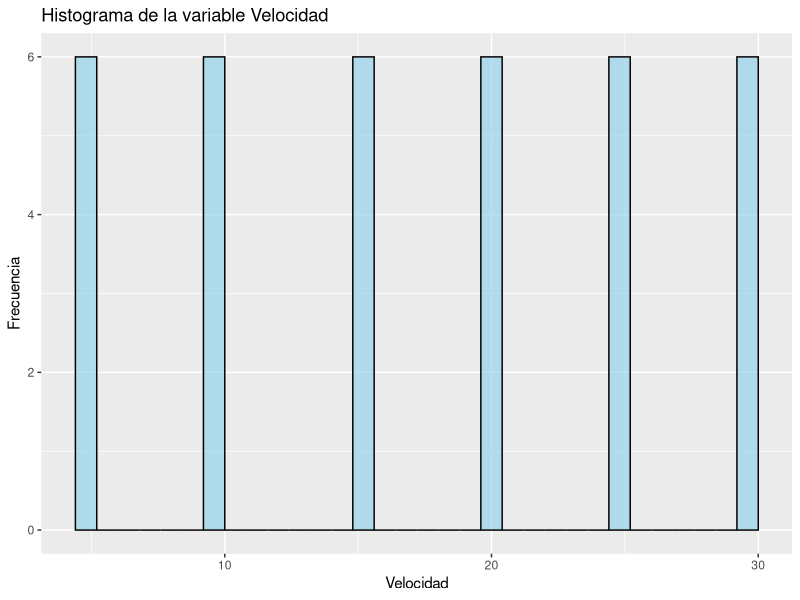
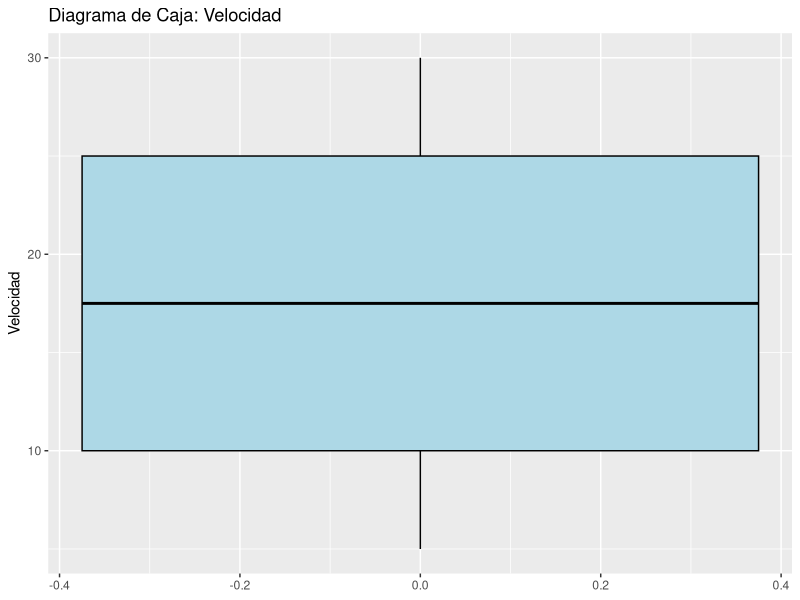
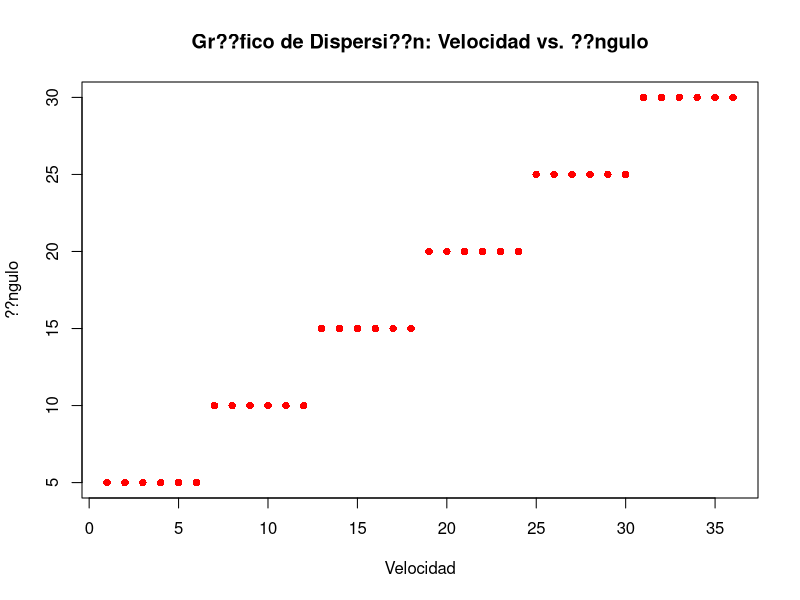
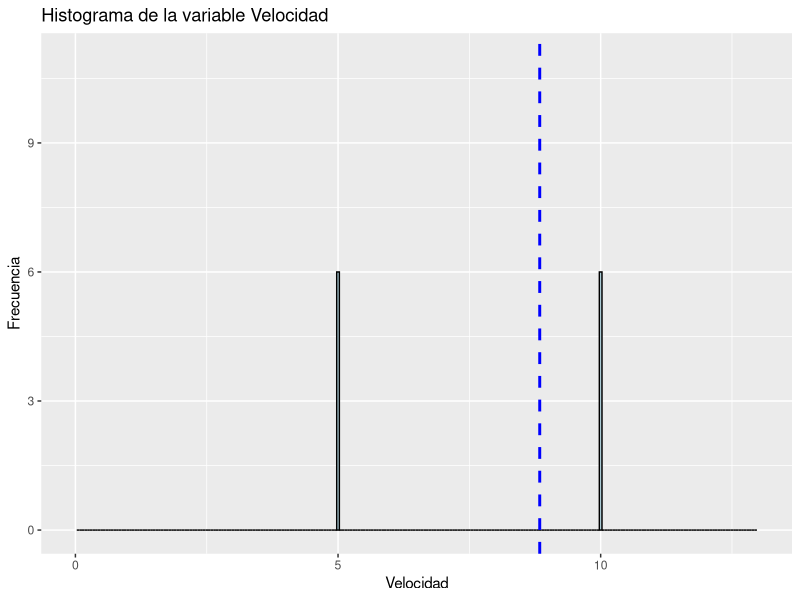

Here is the R script that generated these plots, in order:
# Establecer el directorio de trabajo
setwd("C:/Users/KEVIN MARCA/Downloads/Proyecto Reto/Data set")

# Cargar los datos
datos <- read.csv("Data_2.csv", header = TRUE, sep = ";", dec = ",")

# Visualizar los datos
View(datos)
dimnames(datos)
labels(datos)
##attach(datos)

# An??lisis descriptivo para la variable angulo
min(datos$Velocidad)
max(datos$Velocidad)
range(datos$Velocidad)
diff(range(datos$Velocidad))

table(datos$Velocidad)
cuartiles <- quantile(datos$Velocidad, probs = c(0.25, 0.5, 0.75))
cuantil <- quantile(datos$Velocidad, probs = c(0.27))
deciles <- quantile(datos$Velocidad, probs = seq(0.1, 0.9, by = 0.1))
IQR(datos$Velocidad)

datos$veloicdadCut <- cut(datos$Velocidad,breaks = quantile(datos$Velocidad, probs = seq(0, 1, by = 0.2)), include.lowest = TRUE)
head(datos)
absoluta <- table(datos$velocidadCut)
relativa <- round(prop.table(absoluta), 2)
summary(datos)
etiqueta <- rownames(absoluta)
porcentaje <- relativa * 100
library(ggplot2)

# Crear el histograma
ggplot(datos, aes(x = Velocidad)) +
  geom_histogram(binwidth = 0.8, fill = "skyblue", color = "black", alpha = 0.6) +
  labs(title = "Histograma de la variable Velocidad",
       x = "Velocidad",
       y = "Frecuencia")


# Crear el diagrama de caja
ggplot(datos, aes(y = Velocidad)) +
  geom_boxplot(fill = "lightblue", color = "black") +
  labs(title = "Diagrama de Caja: Velocidad",
       y = "Velocidad")




#MEDIDAS DE DISPERSION 

# Calcular la media, varianza y desviaci??n est??ndar de la velocidad
media <- mean(datos$Velocidad)
desviacion <- sd(datos$Velocidad)

# Crear el gr??fico de dispersi??n
plot(x = datos$Velocidad, y = datos$angulo,
     main = "Gr??fico de Dispersi??n: Velocidad vs. ??ngulo",
     xlab = "Velocidad",
     ylab = "??ngulo",
     pch = 16, col = "red")

# Crear el histograma
ggplot(data = datos, aes(x = Velocidad)) +
  geom_histogram(binwidth = 0.05, fill = "lightblue", color = "black", alpha = 0.8) +
  geom_vline(xintercept = media, color = "red", linetype = "dashed", size = 1) +
  geom_vline(xintercept = media - desviacion, color = "blue", linetype = "dashed", size = 1) +
  geom_vline(xintercept = media + desviacion, color = "blue", linetype = "dashed", size = 1) +
  xlim(0,13) +
  ylim(0,11) +
  labs(title = "Histograma de la variable Velocidad",
       x = "Velocidad",
       y = "Frecuencia")
